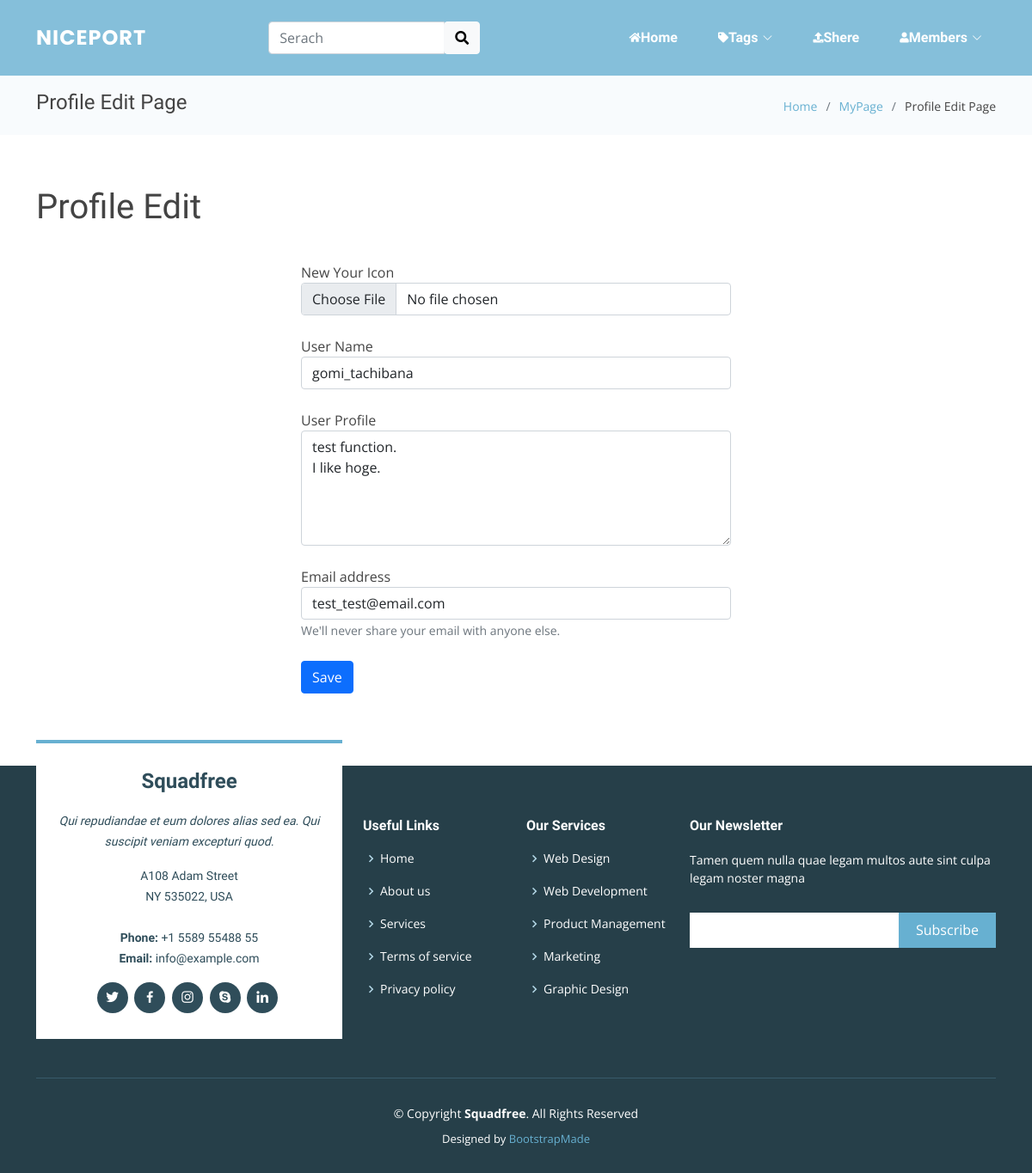
/edit_user.php (signed in), run on the app's committed database.
### tables this page shows
CREATE TABLE `users` (
  `user_id` int(10) NOT NULL,
  `user_name` varchar(30) NOT NULL,
  `user_icon` text NOT NULL,
  `user_profile` text DEFAULT NULL,
  `mail_address` varchar(200) NOT NULL,
  `password` varchar(99) NOT NULL,
  `added_date` date NOT NULL,
  `deleted_date` date DEFAULT NULL
);

### classes/Database.php (called while the page is built, shortened)
<?php
class Database
{
  private  $serever_name = "localhost";
  private  $user_name = "root";
  private  $password = "";
  private  $db_name = "nice_port";
  public function __construct()
  {
    $this->conn = new mysqli($this->serever_name, $this->user_name, $this->password, $this->db_name);
    if ($this->conn->connect_error) {
      echo "ERROR: connecting to database failed";
    } else {
      return $this->conn;
    }
  }
}

### user_action.php (called while the page is built, shortened)
<?php
include "classes/users.php";
$user_obj = new Users;

### classes/users.php (called while the page is built, shortened)
<?php
include_once 'Database.php';
class Users extends Database
{
  public function get_user($user_id)
  {
    $sql = "SELECT user_id, user_name, user_icon, user_profile, mail_address From users WHERE user_id = '$user_id'";
    $result = $this->conn->query($sql);
    if ($result->num_rows > 0) {
      $container = array();
      while ($row = $result->fetch_assoc()) {
        $container[] = $row;
      }
      return $container;
    } else {
      return FALSE;
    }
  }
}

### edit_user.php (the view, shortened to what this page needs)
<?php
include 'user_action.php';
$user_info = $user_obj->get_user($_SESSION['user_id']);
?>
<!DOCTYPE html>
<html lang="en">
<head>
  <link rel="stylesheet" href="https://use.fontawesome.com/releases/v5.1.0/css/all.css">
  <link href="assets/vendor/aos/aos.css" rel="stylesheet">
  <link href="assets/vendor/bootstrap/css/bootstrap.min.css" rel="stylesheet">
  <link href="assets/vendor/bootstrap-icons/bootstrap-icons.css" rel="stylesheet">
  <link href="assets/vendor/boxicons/css/boxicons.min.css" rel="stylesheet">
  <link href="assets/vendor/glightbox/css/glightbox.min.css" rel="stylesheet">
  <link href="assets/vendor/swiper/swiper-bundle.min.css" rel="stylesheet">
  <link href="assets/css/style.css" rel="stylesheet">
</head>
<body>
  <header id="header" class="fixed-top ">
    <div class="container d-flex align-items-center justify-content-between">
      <div class="logo">
        <h1 class="text-light"><a href="index.php"><span>NicePort</span></a></h1>
      </div>
      <div class="from-group">
        <form action="index.php" method="GET">
          <div class="input-group">
            <input type="search" class="form-control" name="saerch" id="" aria-describedby="helpId" placeholder="Serach">
            <span class="input-group-btn">
              <button class="btn btn-light" type="submit"><i class="fas fa-search"></i></button>
            </span>
          </div>
        </form>
      </div>
      <nav id="navbar" class="navbar">
        <ul>
          <li><a class="nav-link" href="index.php"><i class="fa fa-home"></i>Home</a></li>
          <li class="dropdown"><a href="#"><i class="fas fa-tag"></i><span>Tags</span> <i class="bi bi-chevron-down"></i></a>
          </li>
          <li><a class="nav-link scrollto" href="upload_works.php"><i class="fas fa-upload"></i> <span>Shere</span></a></li>
          <?php
          if (isset($_SESSION['user_id'])) {
            echo '<li class="dropdown"><a href="#"><i class="fas fa-user"></i><span>Members</span><i class="bi bi-chevron-down"></i></a>
            <ul>
              <li><a href="mypage.php">MyPage</a></li>
              <li><a href="user_action.php?logout=true">Logout</a></li>
            </ul>
          </li>';
          } else {
            echo '<li><a class="nav-link" href="registration.php"><i class="fas fa-user-plus"></i><span>registration</span></a></li>';
            echo '<li><a class="nav-link" href="login.php"><i class="fas fa-sign-in-alt"></i> <span>Login</span></a></li>';
          }
          ?>
        </ul>
      </nav>
    </div>
  </header>
  <main id="main">
    <section class="breadcrumbs">
      <div class="container">
        <div class="d-flex justify-content-between align-items-center">
          <h2>Profile Edit Page</h2>
          <ol>
            <li><a href="index.php">Home</a></li>
            <li><a href="mypage.php">MyPage</a></li>
            <li>Profile Edit Page</li>
          </ol>
        </div>
      </div>
    </section>
    <section class="member-page">
      <div class="container">
        <div class="page-header">
          <h1 class="page-title">Profile Edit</h1>
        </div>
        <form method="POST" enctype="multipart/form-data" action="">
          <div class="mb-4 form-group mx-auto" style="width: 500px;">
            <label for="Inputfile">New Your Icon</label>
            <div class="custom-file" id="image_form">
              <input id="file" type="file" class="form-control" name="user_icon" accept="image/*">
            </div>
          </div>
          <div class="mb-4 form-group mx-auto" style="width: 500px;">
            <label for="InputName">User Name</label>
            <input type="name" name="name" class="form-control" id="user_name" placeholder="Enter Your Name" value="<?php echo $user_info[0]["user_name"] ?>">
          </div>
          <div class="mb-4 form-group mx-auto" style="width: 500px;">
            <label for="Inputprofile">User Profile</label>
            <textarea type="profile" class="form-control" name="profile" id="user_profile" cols="50" rows="5" placeholder="Enter Your Profile"><?php echo $user_info[0]["user_profile"] ?></textarea>
          </div>
          <div class="mb-4 form-group mx-auto" style="width: 500px;">
            <label for="InputEmail">Email address</label>
            <input type="email" name="email" class="form-control" id="mail_address" aria-describedby="emailHelp" placeholder="Enter email" value="<?php echo $user_info[0]["mail_address"] ?>">
            <small id="emailHelp" class="form-text text-muted">We'll never share your email with anyone else.</small>
          </div>
          <div class="mb-4 form-group mx-auto" style="width: 500px;">
            <button type="button" id="edit_button" name="edit_user" class="btn btn-primary" data-toggle="button" aria-pressed="false" autocomplete="off">Save</button>
          </div>
        </form>
      </div>
    </section>
  </main>
  <footer id="footer">
    <div class="footer-top">
      <div class="container">
        <div class="row">
          <div class="col-lg-4 col-md-6">
            <div class="footer-info">
              <h3>Squadfree</h3>
              <p class="pb-3"><em>Qui repudiandae et eum dolores alias sed ea. Qui suscipit veniam excepturi quod.</em></p>
              <p>
                A108 Adam Street <br>
                NY 535022, USA<br><br>
                <strong>Phone:</strong> +1 5589 55488 55<br>
                <strong>Email:</strong> info@example.com<br>
              </p>
              <div class="social-links mt-3">
                <a href="#" class="twitter"><i class="bx bxl-twitter"></i></a>
                <a href="#" class="facebook"><i class="bx bxl-facebook"></i></a>
                <a href="#" class="instagram"><i class="bx bxl-instagram"></i></a>
                <a href="#" class="google-plus"><i class="bx bxl-skype"></i></a>
                <a href="#" class="linkedin"><i class="bx bxl-linkedin"></i></a>
              </div>
            </div>
          </div>
          <div class="col-lg-2 col-md-6 footer-links">
            <h4>Useful Links</h4>
            <ul>
              <li><i class="bx bx-chevron-right"></i> <a href="#">Home</a></li>
              <li><i class="bx bx-chevron-right"></i> <a href="#">About us</a></li>
              <li><i class="bx bx-chevron-right"></i> <a href="#">Services</a></li>
              <li><i class="bx bx-chevron-right"></i> <a href="#">Terms of service</a></li>
              <li><i class="bx bx-chevron-right"></i> <a href="#">Privacy policy</a></li>
            </ul>
          </div>
          <div class="col-lg-2 col-md-6 footer-links">
            <h4>Our Services</h4>
            <ul>
              <li><i class="bx bx-chevron-right"></i> <a href="#">Web Design</a></li>
              <li><i class="bx bx-chevron-right"></i> <a href="#">Web Development</a></li>
              <li><i class="bx bx-chevron-right"></i> <a href="#">Product Management</a></li>
              <li><i class="bx bx-chevron-right"></i> <a href="#">Marketing</a></li>
              <li><i class="bx bx-chevron-right"></i> <a href="#">Graphic Design</a></li>
            </ul>
          </div>
          <div class="col-lg-4 col-md-6 footer-newsletter">
            <h4>Our Newsletter</h4>
            <p>Tamen quem nulla quae legam multos aute sint culpa legam noster magna</p>
            <form action="" method="post">
              <input type="email" name="email"><input type="submit" value="Subscribe">
            </form>
          </div>
        </div>
      </div>
    </div>
    <div class="container">
      <div class="copyright">
        &copy; Copyright <strong><span>Squadfree</span></strong>. All Rights Reserved
      </div>
      <div class="credits">
        Designed by <a href="https://bootstrapmade.com/">BootstrapMade</a>
      </div>
    </div>
  </footer>
</body>
</html>

### assets/css/style.css (style rules this page uses)
body { font-family: "Open Sans", sans-serif; color: #444444; }
a { text-decoration: none; color: #67b0d1; }
h1, h2, h3, h4, h5, h6 { font-family: "Raleway", sans-serif; }
#main { margin-top: 90px; }
#header { transition: all 0.5s; z-index: 997; transition: all 0.5s; padding: 24px 0; background: rgba(103, 176, 209, 0.8); }
#header .logo h1 { font-size: 24px; margin: 0; line-height: 1; font-weight: 700; letter-spacing: 1px; font-family: "Poppins", sans-serif; text-transform: uppercase; }
#header .logo h1 a, #header .logo h1 a:hover { color: #fff; text-decoration: none; }
.navbar { padding: 0; }
.navbar ul { margin: 0; padding: 0; display: flex; list-style: none; align-items: center; }
.navbar li { position: relative; }
.navbar a { display: flex; align-items: center; justify-content: space-between; padding: 8px 16px; margin-left: 10px; font-family: "Raleway", sans-serif; font-size: 16px; font-weight: 700; color: #fff; white-space: nowrap; transition: 0.3s; }
.navbar a i { font-size: 12px; line-height: 0; margin-left: 5px; }
section { padding: 60px 0; overflow: hidden; }
.breadcrumbs { padding: 15px 0; background-color: #f8fbfd; min-height: 40px; }
.breadcrumbs h2 { font-size: 24px; font-weight: 300; }
.breadcrumbs ol { display: flex; flex-wrap: wrap; list-style: none; padding: 0; margin: 0; font-size: 14px; }
.breadcrumbs ol li + li { padding-left: 10px; }
.breadcrumbs ol li + li::before { display: inline-block; padding-right: 10px; color: #6c757d; content: "/"; }
#footer { background: #263f49; padding: 0 0 30px 0; color: #fff; font-size: 14px; }
#footer .footer-top { padding: 60px 0 30px 0; }
#footer .footer-top .footer-info { margin-top: -90px; margin-bottom: 15px; background: white; color: #2f4d5a; border-top: 4px solid #67b0d1; text-align: center; padding: 30px 20px; }
#footer .footer-top .footer-info h3 { font-size: 24px; margin: 0 0 20px 0; padding: 2px 0 2px 0; line-height: 1; font-weight: 700; }
#footer .footer-top .footer-info p { font-size: 14px; line-height: 24px; margin-bottom: 0; font-family: "Raleway", sans-serif; }
#footer .footer-top .social-links a { font-size: 18px; display: inline-block; background: #2f4d5a; color: #fff; line-height: 1; padding: 8px 0; margin-right: 4px; border-radius: 50%; text-align: center; width: 36px; height: 36px; transition: 0.3s; }
#footer .footer-top h4 { font-size: 16px; font-weight: 600; color: #fff; position: relative; padding-bottom: 12px; }
#footer .footer-top .footer-links { margin-bottom: 30px; }
#footer .footer-top .footer-links ul { list-style: none; padding: 0; margin: 0; }
#footer .footer-top .footer-links ul i { padding-right: 2px; color: #b5d9e9; font-size: 18px; line-height: 1; }
#footer .footer-top .footer-links ul li { padding: 10px 0; display: flex; align-items: center; }
#footer .footer-top .footer-links ul li:first-child { padding-top: 0; }
#footer .footer-top .footer-links ul a { color: #fff; transition: 0.3s; display: inline-block; line-height: 1; }
#footer .footer-top .footer-newsletter form { margin-top: 30px; background: #fff; padding: 6px 10px; position: relative; border-radius: 4; }
#footer .footer-top .footer-newsletter form input[type="email"] { border: 0; padding: 4px; width: calc(100% - 110px); }
#footer .footer-top .footer-newsletter form input[type="submit"] { position: absolute; top: 0; right: 0; bottom: 0; border: 0; background: none; font-size: 16px; padding: 0 20px; background: #67b0d1; color: #fff; transition: 0.3s; border-radius: 4; }
#footer .copyright { border-top: 1px solid #385b6b; text-align: center; padding-top: 30px; }
#footer .credits { padding-top: 10px; text-align: center; font-size: 13px; color: #fff; }

### data on the page
users: name "gomi_tachibana", profile "test function. I like hoge.", email "test_test@email.com"
